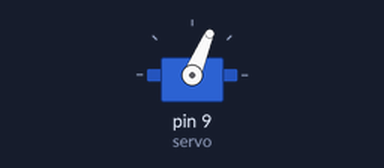
Simulated run of this sketch. Board: Arduino Uno, built with avr-gcc and run on an emulated ATmega328P. On the bench: servo. Random numbers use the default seed unless the sketch sets one.

Above: at 0.05 s.
At 10.5 s:
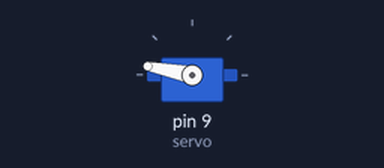
Timing chart, 0 to 13.7 s (numbered marks = the images above):
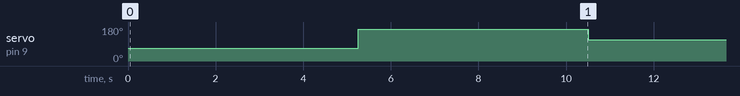

The sketch:

Servo-random-position-generator.ino
```cpp
#include <Servo.h>

int pos=random(0,180);

Servo servo;

void setup(){
  servo.attach(9);
}
void loop(){
  servo.write(pos);
  delay(250);
  pos=random(0,180);
  delay(5000);
}
```
